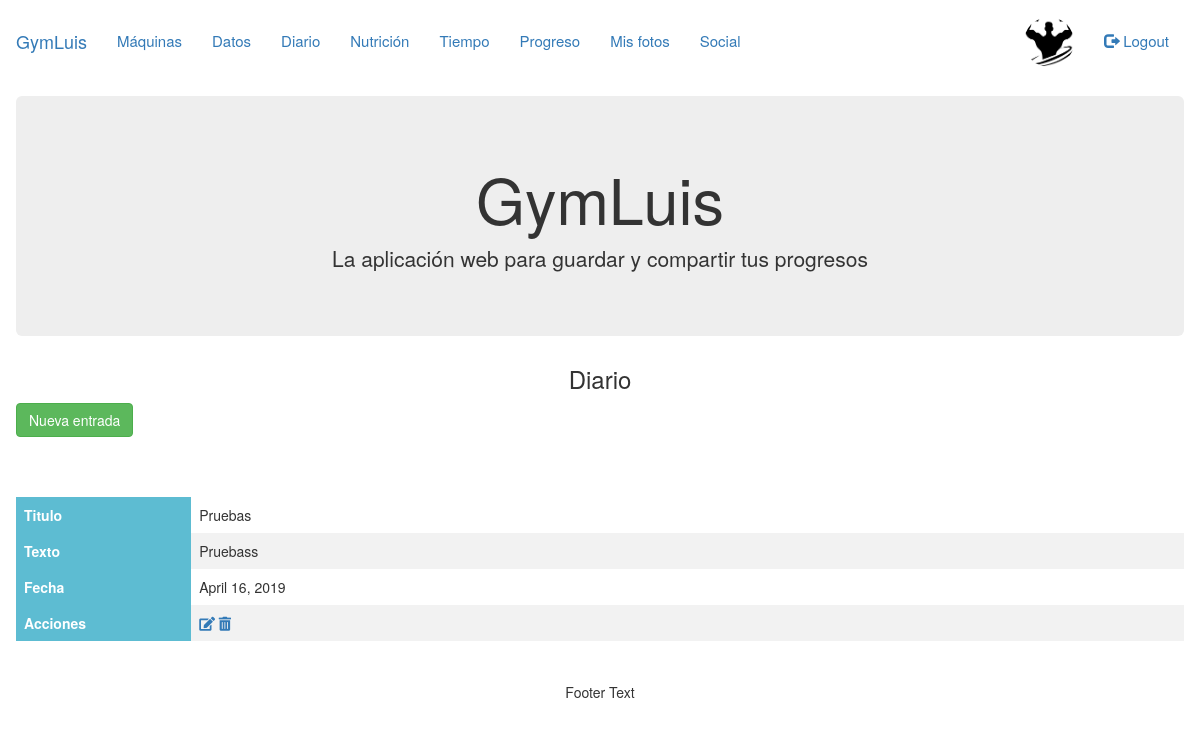
The app's page /entry/entry-list/ (signed in), older data.
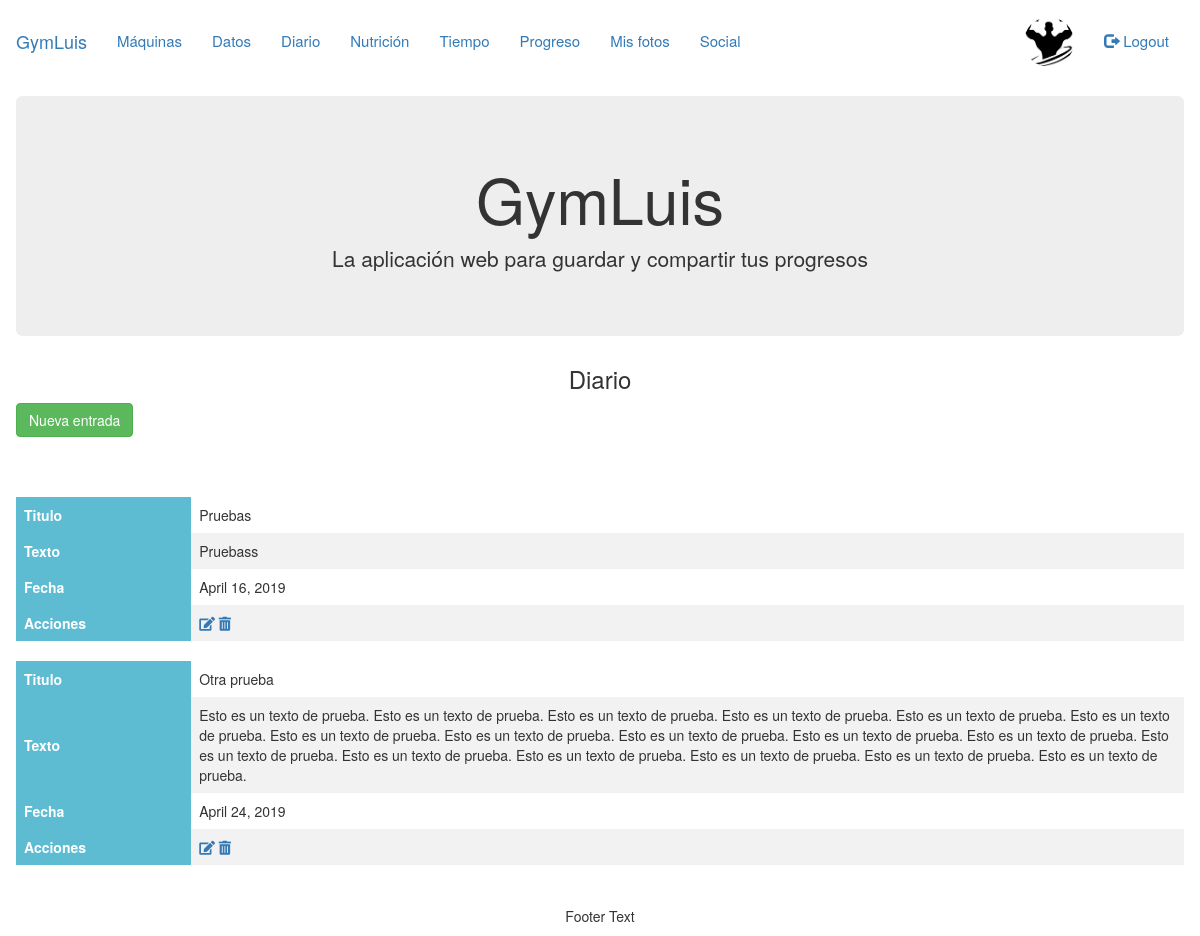
The same page, newer data.
### diario/models.py (models this page shows, shortened)
class Entry(models.Model):
    author = models.ForeignKey(
        'gym.UserProfile', on_delete=models.CASCADE, blank=True, null=True)
    title = models.CharField(max_length=100)
    text = models.TextField()
    created_date = models.DateField(default=timezone.now)

### diario/views.py (the view)
def entry_list(request):
    try:
        entries = Entry.objects.filter(author__user=request.user)
    except Entry.DoesNotExist:
        entries = ''
    return render(request, 'diario/entry_list.html', {'entries': entries})

### gym/views.py (called while the page is built)
def get_only_requests(self, status):
    return self.related_to.filter(
        from_people__status=status,
        from_people__to_person=self,
        from_people__accepted=False)

### diario/templates/diario/entry_list.html (shortened to what this page needs)
{% extends "base_generic.html" %}
{% block content %}
  <center><h3>Diario</h3></center>
  <a href="{% url 'post_entry' %}" class="btn btn-success">Nueva entrada</a><br><br>
  {% if entries %}
    <br><br>
    {% for entry in entries %}
      <table>
        <tr width="15%">
          <th>Titulo</th><td>{{ entry.title }}</td>
        </tr>
        <tr>
          <th width="15%">Texto</th><td>{{ entry.text }}</td>
        </tr>
        <tr>
          <th width="15%">Fecha</th><td>{{ entry.created_date }}</td>
        </tr>
        <tr>
          <th width="15%">Acciones</th><td><a href="{% url 'entry_edit' entry.id %}" class="fas fa-edit"></a>
                <a href="{% url 'entry_delete' entry.id %}" class="fas fa-trash-alt"></a>
            </td>
        </tr>
      </table><br>
    {% endfor %}
  {% else %}
    <p>No hay entradas en el diario</p>
  {% endif %}
{% endblock %}

Row changes from the older to the newer data that the page shows:
added Entry: title "Otra prueba", text "Esto es un texto de prueba. Esto es un texto de prueba. Esto es un texto de prueba. Esto es un texto de prueba. Esto es un texto de prueba. Esto es un texto de prueba. Esto es un texto de prueba. Esto es un texto de prueba. Esto es un texto de prueba. Esto es un texto de prueba. Esto es un texto de prueba. Esto es un texto de prueba. Esto es un texto de prueba. Esto es un texto de prueba. Esto es un texto de prueba. Esto es un texto de prueba. Esto es un texto de prueba.", created_date "April 24, 2019"
